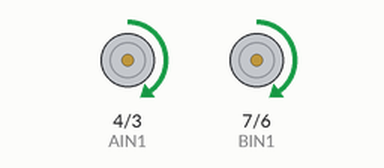
The sketch below on a simulated Arduino Uno, built with avr-gcc and run on an emulated ATmega328P. Parts: direction and speed pins drawn as motors (green arrow = direction pin HIGH = forward, orange = LOW = backward, longer = more drive).

Above: at 1.0 s.
At 3.0 s:
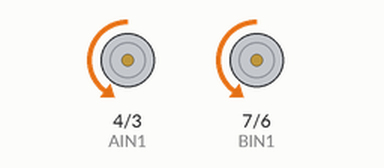
At 5.0 s:
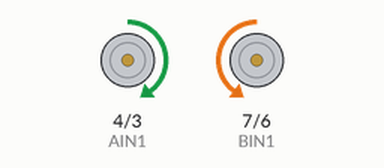
At 9.0 s:
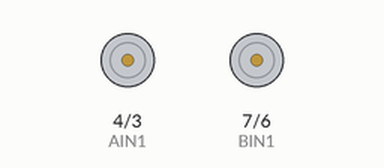
Timing chart, 0 to 13.0 s (numbered marks = the images above):
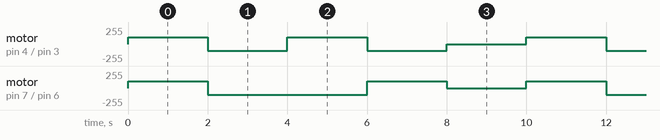

Measured:
- by itself, motor on pin 7 (BIN1) / pin 6 (PWMB): repeats every 10.0 s: backward 100/255 4.0 s, forward 100/255 2.0 s, stopped 2.0 s, forward 100/255 2.0 s
- by itself, motor on pin 4 (AIN1) / pin 3 (PWMA): repeats every 10.0 s: backward 100/255 2.0 s, forward 100/255 2.0 s, backward 100/255 2.0 s, stopped 2.0 s, forward 100/255 2.0 s

The sketch:

sample.ino
```cpp
/*
   ROBQT Örnek Kod
   TB6612E Örnek Uygulaması
   by DISQET Yazılım Tasarım ve Otomasyon Teknolojileri
   created by: Ömer Necmi KAYHAN
*/

#define PWMA 3
#define AIN1 4

#define PWMB 6
#define BIN1 7

void sur(int motorADegeri, int motorBDegeri) {

    motorADegeri = constrain(motorADegeri, -255, 255);  //Değer Kontrolü değerler -255 ile 255 arasında değilse bu aralığa uyarlanır
    motorBDegeri = constrain(motorBDegeri, -255, 255);  //Değer Kontrolü değerler -255 ile 255 arasında değilse bu aralığa uyarlanır

    digitalWrite(AIN1, motorADegeri > 0);               //A motoru için verilen değer sıfırdan büyükse sürünün birinci girişi HIGH yapılır
    analogWrite(PWMA, abs(motorADegeri));               //A motoru için verilen değerin mutlağı alınarak sürücün PWMA girişine yazılır

    digitalWrite(BIN1, motorBDegeri > 0);               //B motoru için verilen değer sıfırdan büyükse sürünün birinci girişi HIGH yapılır
    analogWrite(PWMB, abs(motorBDegeri));               //B motoru için verilen değerin mutlağı alınarak sürücün PWMB girişine yazılır

}

void setup() {

    //ÇIKIŞLARI AYARLAMA
    pinMode(PWMA, OUTPUT);
    pinMode(AIN1, OUTPUT);
    pinMode(PWMB, OUTPUT);
    pinMode(BIN1, OUTPUT);

}

void loop() {

    sur(100, 100);      //İKİ MOTOR 100 HIZINDA İLERİ
    delay(2000);        //2 SANİYE BEKLE

    sur(-100, -100);    //İKİ MOTOR 100 HIZINDA GERİ
    delay(2000);        //2 SANİYE BEKLE

    sur(100, -100);     //SOL MOTOR 100 HIZINDA İLERİ, SAĞ MOTOR 100 HIZINDA GERİ
    delay(2000);        //2 SANİYE BEKLE

    sur(-100, 100);     //SAĞ MOTOR 100 HIZINDA İLERİ, SOL MOTOR 100 HIZINDA GERİ
    delay(2000);        //2 SANİYE BEKLE

    sur(0, 0);          //İKİ MOTORU DA DURDUR
    delay(2000);        //2 SANİYE BEKLE

}
```
